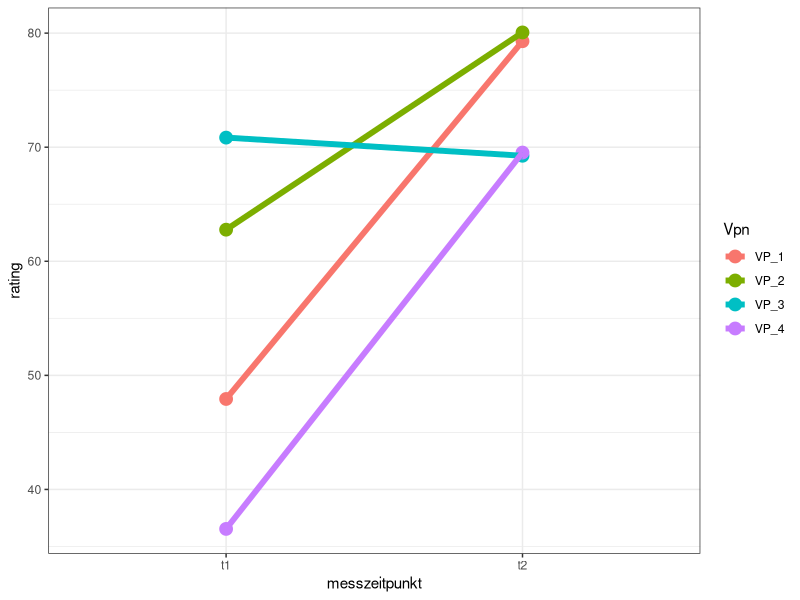

The R script that drew this image:
## ---- chunk 1
knitr::opts_chunk$set(echo = TRUE)
## ---- chunk 2
name <- "Christof" # Zuweisen einer Variable

name # Printen einer Variable
## ---- chunk 3
text <- "Christof"

paste("My name is ", name)
## ---- chunk 4
text1 <- "My name is "

text2 <- "Christof"

paste(text1, text2)
## ---- chunk 5
num1 <- 5

num2 <- 5

num1 + num2
## ---- chunk 6
var1 <- var2 <- var3 <- "Hello, World!"
## ---- chunk 7
as.numeric()
as.integer()
as.complex()
## ---- chunk 8
str <- "Hello, World!"
## ---- chunk 9
str <- "Lorem ipsum dolor sit amet,
consectetur adipiscing elit,
sed do eiusmod tempor incididunt
ut labore et dolore magna aliqua."

str
## ---- chunk 10
str <- "Hello, \"Christof\"!"
## ---- chunk 11
10 > 9    # TRUE 
10 == 9   # FALSE 
10 < 9    # FALSE 
## ---- chunk 12
a <- 10
b <- 9

a > b 
## ---- chunk 13
10 + 5
## ---- chunk 14
x <- 3

y <- "Hello"
## ---- chunk 15
a <- 33
b <- 200

if (b > a) {
  print("b is greater than a")
} 
## ---- chunk 16
a <- 33
b <- 33

if (b > a) {
  print("b is greater than a")
} else if (a == b) {
  print ("a and b are equal")
} 
## ---- chunk 17
a <- 200
b <- 33

if (b > a) {
  print("b is greater than a")
} else if (a == b) {
  print("a and b are equal")
} else {
  print("a is greater than b")
} 
## ---- chunk 18
x <- 41

if (x > 10) {
  print("Above ten")
  if (x > 20) {
    print("and also above 20!")
  } else {
    print("but not above 20.")
  }
} else {
  print("below 10.")
} 
## ---- chunk 19
a <- 200
b <- 33
c <- 500

if (a > b & c > a) {
  print("Both conditions are true")
} 
## ---- chunk 20
a <- 200
b <- 33
c <- 500

if (a > b | a > c) {
  print("At least one of the conditions is true")
} 
## ---- chunk 21
i <- 1
while (i < 6) {
  print(i)
  i <- i + 1
} 
## ---- chunk 22
i <- 1
while (i < 6) {
  print(i)
  i <- i + 1
  if (i == 4) {
    break
  }
} 
## ---- chunk 23
i <- 0
while (i < 6) {
  i <- i + 1
  if (i == 3) {
    next
  }
  print(i)
} 
## ---- chunk 24
for (x in 1:10) {
  print(x)
} 
## ---- chunk 25
fruits <- list("apple", "banana", "cherry")

for (x in fruits) {
  print(x)
} 
## ---- chunk 26
dice <- c(1, 2, 3, 4, 5, 6)

for (x in dice) {
  print(x)
} 
## ---- chunk 27
fruits <- list("apple", "banana", "cherry")

for (x in fruits) {
  if (x == "cherry") {
    break
  }
  print(x)
} 
## ---- chunk 28
fruits <- list("apple", "banana", "cherry")

for (x in fruits) {
  if (x == "banana") {
    next
  }
  print(x)
} 
## ---- chunk 29
adj <- list("red", "big", "tasty")

fruits <- list("apple", "banana", "cherry")
  for (x in adj) {
    for (y in fruits) {
      print(paste(x, y))
  }
} 
## ---- chunk 30
my_function <- function() { # create a function with the name my_function
  print("Hello World!")
} 
## ---- chunk 31
my_function <- function() {
  print("Hello World!")
}

my_function() 
## ---- chunk 32
my_function <- function(fname) {
  paste(fname, "Griffin")
}

my_function("Peter")
my_function("Lois")
my_function("Stewie")
## ---- chunk 33
my_function <- function(fname, lname) {
  paste(fname, lname)
}

my_function("Peter", "Griffin") 
## ---- chunk 34
my_function <- function(country = "Norway") {
  paste("I am from", country)
}

my_function("Sweden")
my_function("India")
my_function() # will get the default value, which is Norway
my_function("USA") 
## ---- chunk 35
my_function <- function(x) {
  return (5 * x)
}

print(my_function(3))
print(my_function(5))
print(my_function(9)) 
## ---- chunk 36
Nested_function <- function(x, y) {
  a <- x + y
  return(a)
}

Nested_function(Nested_function(2,2), Nested_function(3,3)) 
## ---- chunk 37
Outer_func <- function(x) {
  Inner_func <- function(y) {
    a <- x + y
    return(a)
  }
  return (Inner_func)
}
output <- Outer_func(3) # To call the Outer_func
output(5) 
## ---- chunk 38
tri_recursion <- function(k) {
  if (k > 0) {
    result <- k + tri_recursion(k - 1)
    print(result)
  } else {
    result = 0
    return(result)
  }
}
tri_recursion(6) 
## ---- chunk 39
txt <- "awesome"
my_function <- function() {
  paste("R is", txt)
}

my_function() 
## ---- chunk 40
txt <- "global variable"
my_function <- function() {
  txt = "fantastic"
  paste("R is", txt)
}

my_function()

txt # print txt
## ---- chunk 41
my_function <- function() {
txt <<- "fantastic"
  paste("R is", txt)
}

my_function()

print(txt) 
## ---- chunk 42
txt <- "awesome"
my_function <- function() {
  txt <<- "fantastic"
  paste("R is", txt)
}

my_function()

paste("R is", txt) 
## ---- chunk 43
# Vector of strings
fruits <- c("banana", "apple", "orange")

# Print fruits
fruits 
## ---- chunk 44
# Vector with numerical values in a sequence
numbers <- 1:10

numbers
## ---- chunk 45
fruits <- c("banana", "apple", "orange")

length(fruits) 
## ---- chunk 46
fruits <- c("banana", "apple", "orange", "mango", "lemon")
numbers <- c(13, 3, 5, 7, 20, 2)

sort(fruits)  # Sort a string
sort(numbers) # Sort numbers 
## ---- chunk 47
fruits <- c("banana", "apple", "orange")

# Access the first item (banana)
fruits[1] 
## ---- chunk 48
fruits <- c("banana", "apple", "orange", "mango", "lemon")

# Access the first and third item (banana and orange)
fruits[c(1, 3)] 
## ---- chunk 49
 fruits <- c("banana", "apple", "orange", "mango", "lemon")

# Access all items except for the first item
fruits[c(-1)] 
## ---- chunk 50
fruits <- c("banana", "apple", "orange", "mango", "lemon")

# Change "banana" to "pear"
fruits[1] <- "pear"

# Print fruits
fruits 
## ---- chunk 51
repeat_each <- rep(c(1,2,3), each = 3)

repeat_each 
## ---- chunk 52
numbers <- 1:10

numbers 
## ---- chunk 53
numbers <- seq(from = 0, to = 100, by = 20)

numbers 
## ---- chunk 54
# List of strings
thislist <- list("apple", "banana", "cherry")

# Print the list
thislist 
## ---- chunk 55
thislist <- list("apple", "banana", "cherry")

thislist[1] 
## ---- chunk 56
thislist <- list("apple", "banana", "cherry")
thislist[1] <- "blackcurrant"

# Print the updated list
thislist 
## ---- chunk 57
thislist <- list("apple", "banana", "cherry")

length(thislist) 
## ---- chunk 58
 thislist <- list("apple", "banana", "cherry")

"apple" %in% thislist
## ---- chunk 59
thislist <- list("apple", "banana", "cherry")

append(thislist, "orange") 
## ---- chunk 60
thislist <- list("apple", "banana", "cherry")

append(thislist, "orange", after = 2) 
## ---- chunk 61
 thislist <- list("apple", "banana", "cherry")

newlist <- thislist[-1]

# Print the new list
newlist 
## ---- chunk 62
thislist <- list("apple", "banana", "cherry", "orange", "kiwi", "melon", "mango")

(thislist)[2:5] 
## ---- chunk 63
thislist <- list("apple", "banana", "cherry")

for (x in thislist) {
  print(x)
} 
## ---- chunk 64
list1 <- list("a", "b", "c")
list2 <- list(1,2,3)
list3 <- c(list1,list2)

list3 
## ---- chunk 65
 # Create a matrix
thismatrix <- matrix(c(1,2,3,4,5,6), nrow = 3, ncol = 2)

# Print the matrix
thismatrix 
## ---- chunk 66
thismatrix <- matrix(c("apple", "banana", "cherry", "orange"), nrow = 2, ncol = 2)

thismatrix[1, 2]
## ---- chunk 67
thismatrix <- matrix(c("apple", "banana", "cherry", "orange"), nrow = 2, ncol = 2)

thismatrix[2,]
## ---- chunk 68
thismatrix <- matrix(c("apple", "banana", "cherry", "orange"), nrow = 2, ncol = 2)

thismatrix[,2]
## ---- chunk 69
thismatrix <- matrix(c("apple", "banana", "cherry", "orange","grape", "pineapple", "pear", "melon", "fig"), nrow = 3, ncol = 3)

thismatrix[c(1,2),] 
## ---- chunk 70
thismatrix <- matrix(c("apple", "banana", "cherry", "orange","grape", "pineapple", "pear", "melon", "fig"), nrow = 3, ncol = 3)

thismatrix[, c(1,2)] 
## ---- chunk 71
thismatrix <- matrix(c("apple", "banana", "cherry", "orange","grape", "pineapple", "pear", "melon", "fig"), nrow = 3, ncol = 3)

newmatrix <- cbind(thismatrix, c("strawberry", "blueberry", "raspberry"))

# Print the new matrix
newmatrix 
## ---- chunk 72
thismatrix <- matrix(c("apple", "banana", "cherry", "orange","grape", "pineapple", "pear", "melon", "fig"), nrow = 3, ncol = 3)

newmatrix <- rbind(thismatrix, c("strawberry", "blueberry", "raspberry"))

# Print the new matrix
newmatrix 
## ---- chunk 73
thismatrix <- matrix(c("apple", "banana", "cherry", "orange", "mango", "pineapple"), nrow = 3, ncol =2)

#Remove the first row and the first column
thismatrix <- thismatrix[-c(1), -c(1)]

thismatrix 
## ---- chunk 74
thismatrix <- matrix(c("apple", "banana", "cherry", "orange"), nrow = 2, ncol = 2)

"apple" %in% thismatrix 
## ---- chunk 75
thismatrix <- matrix(c("apple", "banana", "cherry", "orange"), nrow = 2, ncol = 2)

dim(thismatrix) 
## ---- chunk 76
thismatrix <- matrix(c("apple", "banana", "cherry", "orange"), nrow = 2, ncol = 2)

length(thismatrix) 
## ---- chunk 77
thismatrix <- matrix(c("apple", "banana", "cherry", "orange"), nrow = 2, ncol = 2)

for (rows in 1:nrow(thismatrix)) {
  for (columns in 1:ncol(thismatrix)) {
    print(thismatrix[rows, columns])
  }
} 
## ---- chunk 78
# Combine matrices
Matrix1 <- matrix(c("apple", "banana", "cherry", "grape"), nrow = 2, ncol = 2)
Matrix2 <- matrix(c("orange", "mango", "pineapple", "watermelon"), nrow = 2, ncol = 2)

# Adding it as a rows
Matrix_Combined <- rbind(Matrix1, Matrix2)
Matrix_Combined

# Adding it as a columns
Matrix_Combined <- cbind(Matrix1, Matrix2)
Matrix_Combined 
## ---- chunk 79
# An array with one dimension with values ranging from 1 to 24
thisarray <- c(1:24)
thisarray

# An array with more than one dimension
multiarray <- array(thisarray, dim = c(4, 3, 2))
multiarray 
## ---- chunk 80
thisarray <- c(1:24)
multiarray <- array(thisarray, dim = c(4, 3, 2))

multiarray[2, 3, 2] 
## ---- chunk 81
thisarray <- c(1:24)

# Access all the items from the first row from matrix one
multiarray <- array(thisarray, dim = c(4, 3, 2))
multiarray[c(1),,1]

# Access all the items from the first column from matrix one
multiarray <- array(thisarray, dim = c(4, 3, 2))
multiarray[,c(1),1] 
## ---- chunk 82
thisarray <- c(1:24)
multiarray <- array(thisarray, dim = c(4, 3, 2))

2 %in% multiarray 
## ---- chunk 83
thisarray <- c(1:24)
multiarray <- array(thisarray, dim = c(4, 3, 2))

dim(multiarray) 
## ---- chunk 84
thisarray <- c(1:24)
multiarray <- array(thisarray, dim = c(4, 3, 2))

length(multiarray) 
## ---- chunk 85
thisarray <- c(1:24)
multiarray <- array(thisarray, dim = c(4, 3, 2))

for(x in multiarray){
  print(x)
} 
## ---- chunk 86
# Create a data frame
Data_Frame <- data.frame (
  Training = c("Strength", "Stamina", "Other"),
  Pulse = c(100, 150, 120),
  Duration = c(60, 30, 45)
)

# Print the data frame
Data_Frame 
## ---- chunk 87
library(dplyr)
Vpn <- c("VP_1", "VP_2", "VP_3", "VP_4")
Vpn <- factor(Vpn)
# N ist die Anzahl Vpn
N <- length(Vpn)

set.seed(1234)

zufriedenheit_t1 <- round(rnorm(N, mean = 60, sd = 10), digits = 2)
zufriedenheit_t1

zufriedenheit_t2 <- round(rnorm(N, mean = 75, sd = 10), digits = 2)
zufriedenheit_t2

zufriedenheit <- tibble(
  Vpn = Vpn,
  zufriedenheit_t1 = zufriedenheit_t1,
  zufriedenheit_t2 = zufriedenheit_t2
)
zufriedenheit
## ---- chunk 88

zufriedenheit_wide <- zufriedenheit
Vpn <- rep(zufriedenheit_wide$Vpn, each = 2)
Vpn

messzeitpunkt <- rep(c("t1", "t2"), times = N)
messzeitpunkt <- as.factor(messzeitpunkt)

messzeitpunkt

rating <- c(rbind(
  zufriedenheit_wide$zufriedenheit_t1,
  zufriedenheit_wide$zufriedenheit_t2
))

rating <- as.vector(rbind(
  zufriedenheit_wide$zufriedenheit_t1,
  zufriedenheit_wide$zufriedenheit_t2
))

rating

zufriedenheit_long <- tibble(
  Vpn = Vpn,
  messzeitpunkt = messzeitpunkt,
  rating = rating
)

zufriedenheit_long

library(ggplot2)
zufriedenheit_long |>
  ggplot(aes(
    x = messzeitpunkt,
    y = rating,
    group = Vpn, colour = Vpn
  )) +
  geom_point(size = 4) +
  geom_line(size = 2) +
  theme_bw() # macht den Hintergrund weiss

## ---- chunk 89
 Data_Frame <- data.frame (
  Training = c("Strength", "Stamina", "Other"),
  Pulse = c(100, 150, 120),
  Duration = c(60, 30, 45)
)

Data_Frame

summary(Data_Frame) 
## ---- chunk 90
Data_Frame <- data.frame (
  Training = c("Strength", "Stamina", "Other"),
  Pulse = c(100, 150, 120),
  Duration = c(60, 30, 45)
)

Data_Frame[1]

Data_Frame[["Training"]]

Data_Frame$Training 
## ---- chunk 91
Data_Frame <- data.frame (
  Training = c("Strength", "Stamina", "Other"),
  Pulse = c(100, 150, 120),
  Duration = c(60, 30, 45)
)

# Add a new row
New_row_DF <- rbind(Data_Frame, c("Strength", 110, 110))

# Print the new row
New_row_DF 
## ---- chunk 92
Data_Frame <- data.frame (
  Training = c("Strength", "Stamina", "Other"),
  Pulse = c(100, 150, 120),
  Duration = c(60, 30, 45)
)

# Add a new column
New_col_DF <- cbind(Data_Frame, Steps = c(1000, 6000, 2000))

# Print the new column
New_col_DF 
## ---- chunk 93
Data_Frame <- data.frame (
  Training = c("Strength", "Stamina", "Other"),
  Pulse = c(100, 150, 120),
  Duration = c(60, 30, 45)
)

# Remove the first row and column
Data_Frame_New <- Data_Frame[-c(1), -c(1)]

# Print the new data frame
Data_Frame_New 
## ---- chunk 94
Data_Frame <- data.frame (
  Training = c("Strength", "Stamina", "Other"),
  Pulse = c(100, 150, 120),
  Duration = c(60, 30, 45)
)

dim(Data_Frame) 
## ---- chunk 95
Data_Frame <- data.frame (
  Training = c("Strength", "Stamina", "Other"),
  Pulse = c(100, 150, 120),
  Duration = c(60, 30, 45)
)

ncol(Data_Frame)
nrow(Data_Frame) 
## ---- chunk 96
Data_Frame <- data.frame (
  Training = c("Strength", "Stamina", "Other"),
  Pulse = c(100, 150, 120),
  Duration = c(60, 30, 45)
)

length(Data_Frame) 
## ---- chunk 97
Data_Frame1 <- data.frame (
  Training = c("Strength", "Stamina", "Other"),
  Pulse = c(100, 150, 120),
  Duration = c(60, 30, 45)
)

Data_Frame2 <- data.frame (
  Training = c("Stamina", "Stamina", "Strength"),
  Pulse = c(140, 150, 160),
  Duration = c(30, 30, 20)
)

New_Data_Frame <- rbind(Data_Frame1, Data_Frame2)
New_Data_Frame 
## ---- chunk 98
Data_Frame3 <- data.frame (
  Training = c("Strength", "Stamina", "Other"),
  Pulse = c(100, 150, 120),
  Duration = c(60, 30, 45)
)

Data_Frame4 <- data.frame (
  Steps = c(3000, 6000, 2000),
  Calories = c(300, 400, 300)
)

New_Data_Frame1 <- cbind(Data_Frame3, Data_Frame4)
New_Data_Frame1 
## ---- chunk 99
# Create a factor
music_genre <- factor(c("Jazz", "Rock", "Classic", "Classic", "Pop", "Jazz", "Rock", "Jazz"))

# Print the factor
music_genre 
## ---- chunk 100
music_genre <- factor(c("Jazz", "Rock", "Classic", "Classic", "Pop", "Jazz", "Rock", "Jazz"))

levels(music_genre) 
## ---- chunk 101
music_genre <- factor(c("Jazz", "Rock", "Classic", "Classic", "Pop", "Jazz", "Rock", "Jazz"), levels = c("Classic", "Jazz", "Pop", "Rock", "Other"))

levels(music_genre) 
## ---- chunk 102
music_genre <- factor(c("Jazz", "Rock", "Classic", "Classic", "Pop", "Jazz", "Rock", "Jazz"))

length(music_genre) 
## ---- chunk 103
music_genre <- factor(c("Jazz", "Rock", "Classic", "Classic", "Pop", "Jazz", "Rock", "Jazz"))

music_genre[3] 
## ---- chunk 104
 music_genre <- factor(c("Jazz", "Rock", "Classic", "Classic", "Pop", "Jazz", "Rock", "Jazz"))

music_genre[3] <- "Pop"

music_genre[3] 
## ---- chunk 105
 music_genre <- factor(c("Jazz", "Rock", "Classic", "Classic", "Pop", "Jazz", "Rock", "Jazz"))

music_genre[3] <- "Opera"

music_genre[3] 
## ---- chunk 106
music_genre <- factor(c("Jazz", "Rock", "Classic", "Classic", "Pop", "Jazz", "Rock", "Jazz"), levels = c("Classic", "Jazz", "Pop", "Rock", "Opera"))

music_genre[3] <- "Opera"

music_genre[3]
